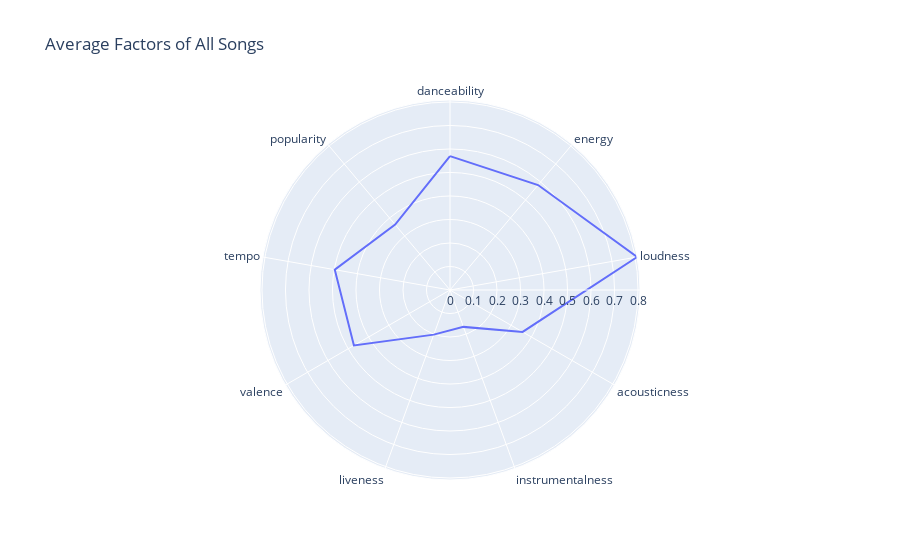

The notebook cell this image was saved under:
### Code cell
#  kindly visualize this with a line_polar using plotly express
fig = px.line_polar(ave_song_qualities, 
                    r=ave_song_qualities,
                    theta=relevant_qualities,
                    line_close=True,
                    title="Average Factors of All Songs")
fig.show()

### Figure 1 — Plotly figure (JSON) as saved in the notebook; plotly's stock layout.template omitted (floating-point values rounded to 4 significant figures)
{"data": [{"hovertemplate": "r=%{r}<br>theta=%{theta}<extra></extra>", "legendgroup": "", "line": {"color": "#636efa", "dash": "solid"}, "marker": {"symbol": "circle"}, "mode": "lines", "name": "", "r": [0.5697, 0.5829, 0.8084, 0.3568, 0.167, 0.2021, 0.472, 0.4978, 0.3631, 0.5697], "showlegend": false, "subplot": "polar", "theta": ["danceability", "energy", "loudness", "acousticness", "instrumentalness", "liveness", "valence", "tempo", "popularity", "danceability"], "type": "scatterpolar"}], "layout": {"legend": {"tracegroupgap": 0}, "polar": {"angularaxis": {"direction": "clockwise", "rotation": 90}, "domain": {"x": [0, 1], "y": [0, 1]}}, "title": {"text": "Average Factors of All Songs"}}}
